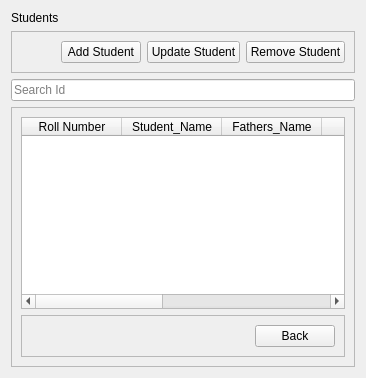
             <widget class="QWidget" name="page_3">
              <layout class="QVBoxLayout" name="verticalLayout_31">
               <item>
                <widget class="QLabel" name="label_24">
                 <property name="text">
                  <string>Students</string>
                 </property>
                </widget>
               </item>
               <item>
                <widget class="QFrame" name="frame_5">
                 <property name="frameShape">
                  <enum>QFrame::StyledPanel</enum>
                 </property>
                 <property name="frameShadow">
                  <enum>QFrame::Raised</enum>
                 </property>
                 <layout class="QHBoxLayout" name="horizontalLayout_3">
                  <item>
                   <spacer name="horizontalSpacer_5">
                    <property name="orientation">
                     <enum>Qt::Horizontal</enum>
                    </property>
                    <property name="sizeHint" stdset="0">
                     <size>
                      <width>40</width>
                      <height>20</height>
                     </size>
                    </property>
                   </spacer>
                  </item>
                  <item>
                   <widget class="QPushButton" name="pushButton_41">
                    <property name="cursor">
                     <cursorShape>PointingHandCursor</cursorShape>
                    </property>
                    <property name="text">
                     <string>Add Student</string>
                    </property>
                   </widget>
                  </item>
                  <item>
                   <widget class="QPushButton" name="pushButton_42">
                    <property name="cursor">
                     <cursorShape>PointingHandCursor</cursorShape>
                    </property>
                    <property name="text">
                     <string>Update Student</string>
                    </property>
                   </widget>
                  </item>
                  <item>
                   <widget class="QPushButton" name="pushButton_6">
                    <property name="cursor">
                     <cursorShape>PointingHandCursor</cursorShape>
                    </property>
                    <property name="text">
                     <string>Remove Student</string>
                    </property>
                   </widget>
                  </item>
                 </layout>
                </widget>
               </item>
               <item>
                <widget class="QLineEdit" name="lineEdit_3">
                 <property name="font">
                  <font>
                   <pointsize>9</pointsize>
                  </font>
                 </property>
                 <property name="placeholderText">
                  <string>Search Id</string>
                 </property>
                 <property name="clearButtonEnabled">
                  <bool>true</bool>
                 </property>
                </widget>
               </item>
               <item>
                <widget class="QFrame" name="frame_4">
                 <property name="frameShape">
                  <enum>QFrame::StyledPanel</enum>
                 </property>
                 <property name="frameShadow">
                  <enum>QFrame::Raised</enum>
                 </property>
                 <layout class="QVBoxLayout" name="verticalLayout_5">
                  <item>
                   <widget class="QTableWidget" name="tableWidget">
                    <property name="rowCount">
                     <number>0</number>
                    </property>
                    <column>
                     <property name="text">
                      <string>Roll Number</string>
                     </property>
                    </column>
                    <column>
                     <property name="text">
                      <string>Student_Name</string>
                     </property>
                    </column>
                    <column>
                     <property name="text">
                      <string>Fathers_Name</string>
                     </property>
                    </column>
                    <column>
                     <property name="text">
                      <string>Phone</string>
                     </property>
                    </column>
                    <column>
                     <property name="text">
                      <string>Fathers_Phone</string>
                     </property>
                    </column>
                    <column>
                     <property name="text">
                      <string>Gender</string>
                     </property>
                    </column>
                    <column>
                     <property name="text">
                      <string>Class_Enroll</string>
                     </property>
                    </column>
                   </widget>
                  </item>
                  <item>
                   <widget class="QFrame" name="frame_41">
                    <property name="frameShape">
                     <enum>QFrame::StyledPanel</enum>
                    </property>
                    <property name="frameShadow">
                     <enum>QFrame::Raised</enum>
                    </property>
                    <layout class="QHBoxLayout" name="horizontalLayout_36">
                     <item>
                      <spacer name="horizontalSpacer_4">
                       <property name="orientation">
                        <enum>Qt::Horizontal</enum>
                       </property>
                       <property name="sizeHint" stdset="0">
                        <size>
                         <width>40</width>
                         <height>20</height>
                        </size>
                       </property>
                      </spacer>
                     </item>
                     <item>
                      <widget class="QPushButton" name="pushButton_28">
                       <property name="cursor">
                        <cursorShape>PointingHandCursor</cursorShape>
                       </property>
                       <property name="text">
                        <string>Back</string>
                       </property>
                      </widget>
                     </item>
                    </layout>
                   </widget>
                  </item>
                 </layout>
                </widget>
               </item>
              </layout>
             </widget>
